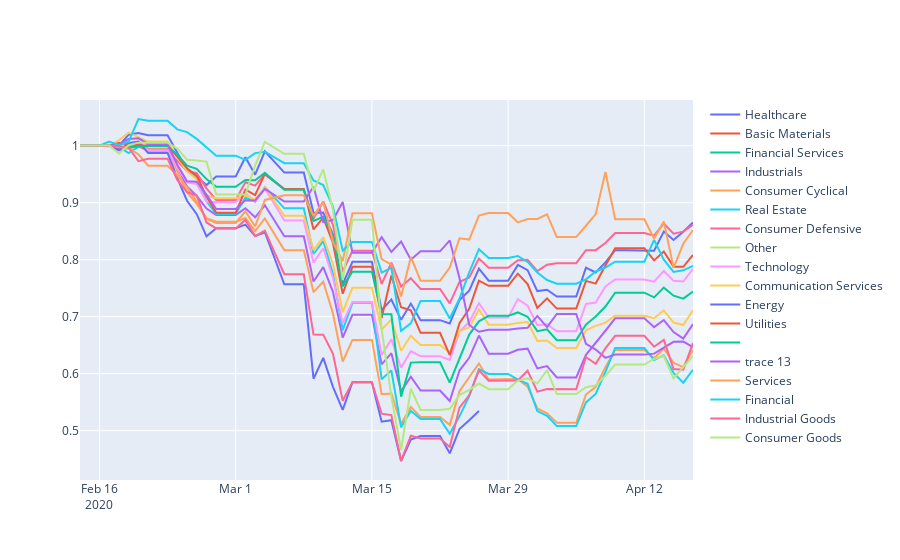

The code cell stored with this chart in its notebook:
### Code cell
fig = go.Figure()
#print(returns_by_sector)
for k in returns_by_sector:
    print(k)
   # print(returns_by_sector[k])
    fig.add_trace(go.Scatter(
                    x=returns_by_sector.index,
                    y=returns_by_sector[k],
                    name=k,
                    #line_color='deepskyblue',
                    opacity=1))
fig.show()
